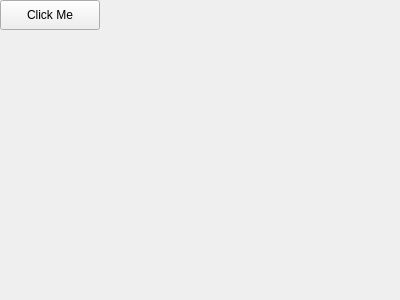
<?xml version="1.0" encoding="UTF-8"?>
<ui version="4.0">
 <class>MainWindow</class>
 <widget class="QMainWindow" name="MainWindow">
  <property name="geometry">
   <rect>
    <x>0</x>
    <y>0</y>
    <width>400</width>
    <height>300</height>
   </rect>
  </property>
  <widget class="QWidget" name="centralWidget" />
  <layout class="QVBoxLayout" name="verticalLayout" />
  <widget class="QPushButton" name="button">
   <property name="text">
    <string>Click Me</string>
   </property>
   <geometry>
    <x>100</x>
    <y>100</y>
    <width>100</width>
    <height>50</height>
   </geometry>
  </widget>
 </widget>
</ui>
